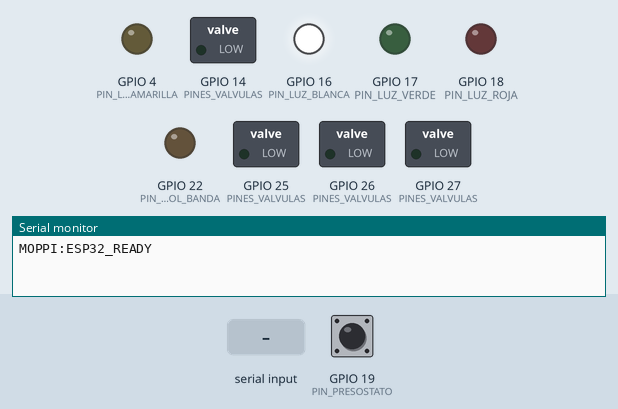
A program run on a simulated ESP32. On the bench: switched loads named in the program (green lamp = pin HIGH), output pins drawn as LEDs (lit = HIGH), the last lines printed to the serial monitor. The inputs (shaded band) are chosen by the test bench; at power-on: GPIO 19 (PIN_PRESOSTATO) HIGH.

Above: at 1.2 s.
1.3 s: "BANDA:ON\n" received over Serial
At 1.9 s:
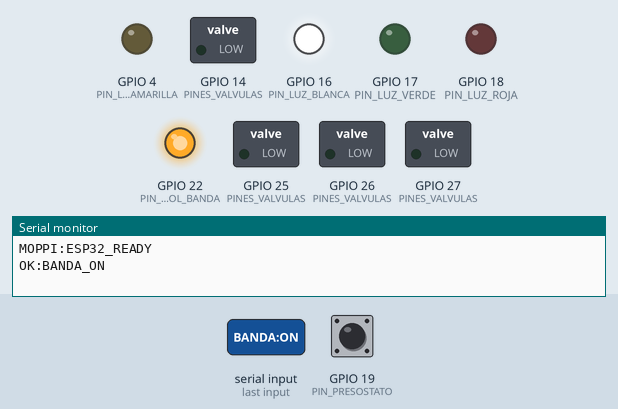
2.8 s: "ACT:\n" received over Serial
At 3.9 s:
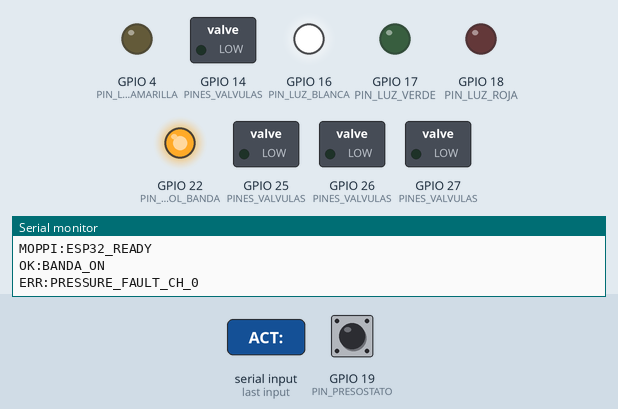
Timing chart, 0 to 5.8 s (numbered marks = the images above; inputs shaded):
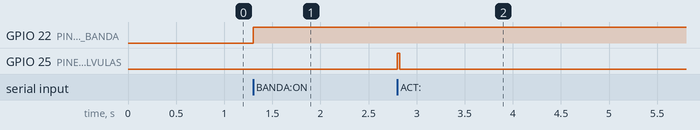

Measured:
- after the input at 1.3 s, GPIO 22 (PIN_CONTROL_BANDA): LOW → HIGH at once
- after the input at 2.8 s, GPIO 25 (PINES_VALVULAS): LOW → HIGH at once, → LOW 0.02 s later

The program:

main.cpp
```cpp
/**
 * @file main.cpp
 * @brief Firmware ESP32 Esclavo para Actuación Mecatrónica Neumática (MOPPI v1.7.0)
 *
 * Gestiona:
 * 1. Control de 4 canales de electroválvulas con extensión y rearmado de pulso continuo (millis()).
 * 2. Control de tracción de banda transportadora (BANDA:ON, BANDA:OFF en GPIO 22).
 * 3. Señalización óptica con luces piloto industriales (24V): ROJA (18), VERDE (17), BLANCA (16), AMARILLA (4).
 * 4. Lectura analógica de transductores de presión en manifold (GPIOs 34, 35, 32, 33) y presostato digital (GPIO 19).
 * 5. Protocolo serial bidireccional delimitado por '\n' a 115200 baudios.
 */

#include <Arduino.h>

// =====================================================================
// 1. CONFIGURACIÓN DE PINES Y CONSTANTES (MAPEO CONSOLIDADO)
// =====================================================================

static const uint8_t NUM_CANALES = 4;
static const unsigned long TIEMPO_PULSO_DEFAULT_MS = 20;

// Mapeo de pines GPIO para las 4 electroválvulas neumáticas
static const uint8_t PINES_VALVULAS[NUM_CANALES] = {
    25,  // Canal 0
    26,  // Canal 1
    27,  // Canal 2
    14   // Canal 3
};

// Habilitación de tracción de banda transportadora
static const uint8_t PIN_CONTROL_BANDA = 22;

// Luces piloto de estado industrial (24V vía transistores / drivers)
static const uint8_t PIN_LUZ_ROJA     = 18;
static const uint8_t PIN_LUZ_VERDE    = 17;
static const uint8_t PIN_LUZ_BLANCA   = 16;
static const uint8_t PIN_LUZ_AMARILLA = 4;

// Entradas analógicas de presión en galería/manifold (0..4095)
static const uint8_t PINES_PRESION[NUM_CANALES] = {
    34,  // Canal 0
    35,  // Canal 1
    32,  // Canal 2
    33   // Canal 3
};

// Pin del presostato digital en la galería del manifold
// INPUT_PULLUP: LOW = Presión adecuada en galería, HIGH = Falla o descompresión
static const uint8_t PIN_PRESOSTATO = 19;

// =====================================================================
// 2. ESTRUCTURA DE ESTADO DE CANALES
// =====================================================================

struct CanalValvula {
    uint8_t pin;
    bool activo;
    unsigned long tiempoActivacion;
    bool pendienteVerificacionPresion;
};

static CanalValvula canales[NUM_CANALES];

// Buffer para recepción serial no bloqueante
static const size_t BUFFER_SERIAL_LEN = 64;
static char bufferSerial[BUFFER_SERIAL_LEN];
static size_t indiceBuffer = 0;

// =====================================================================
// 3. DECLARACIÓN DE FUNCIONES AUXILIARES
// =====================================================================

void procesarComando(const char* comando);
void desactivarTodosLosCanales();
void dispararCanal(uint8_t canal);
void conmutarPiloto(const char* color);
void leerSerialNoBloqueante();
void actualizarTemporizadores();

// =====================================================================
// 4. SETUP Y LOOP
// =====================================================================

void setup() {
    Serial.begin(115200);
    while (!Serial && millis() < 1000) {
        // Breve espera para estabilización en arranque
    }

    // Configurar pines de electroválvulas como salidas en LOW
    for (uint8_t i = 0; i < NUM_CANALES; i++) {
        canales[i].pin = PINES_VALVULAS[i];
        canales[i].activo = false;
        canales[i].tiempoActivacion = 0;
        canales[i].pendienteVerificacionPresion = false;

        pinMode(canales[i].pin, OUTPUT);
        digitalWrite(canales[i].pin, LOW);
    }

    // Configurar tracción de banda transportadora
    pinMode(PIN_CONTROL_BANDA, OUTPUT);
    digitalWrite(PIN_CONTROL_BANDA, LOW);

    // Configurar luces piloto de señalización (por defecto standby: BLANCO encendido)
    pinMode(PIN_LUZ_ROJA, OUTPUT);
    digitalWrite(PIN_LUZ_ROJA, LOW);

    pinMode(PIN_LUZ_VERDE, OUTPUT);
    digitalWrite(PIN_LUZ_VERDE, LOW);

    pinMode(PIN_LUZ_BLANCA, OUTPUT);
    digitalWrite(PIN_LUZ_BLANCA, HIGH);

    pinMode(PIN_LUZ_AMARILLA, OUTPUT);
    digitalWrite(PIN_LUZ_AMARILLA, LOW);

    // Configurar entradas de presión analógica
    for (uint8_t i = 0; i < NUM_CANALES; i++) {
        pinMode(PINES_PRESION[i], INPUT);
    }

    // Configurar presostato digital con pull-up interna
    pinMode(PIN_PRESOSTATO, INPUT_PULLUP);

    Serial.println("MOPPI:ESP32_READY");
}

void loop() {
    // 1. Lectura y ensamblado no bloqueante de tramas seriales
    leerSerialNoBloqueante();

    // 2. Control de apagado automático de pulsos de 20ms y chequeo de presostato
    actualizarTemporizadores();
}

// =====================================================================
// 5. IMPLEMENTACIÓN DE FUNCIONES
// =====================================================================

void leerSerialNoBloqueante() {
    while (Serial.available() > 0) {
        char c = (char)Serial.read();

        if (c == '\n' || c == '\r') {
            if (indiceBuffer > 0) {
                bufferSerial[indiceBuffer] = '\0';
                procesarComando(bufferSerial);
                indiceBuffer = 0;
            }
        } else {
            if (indiceBuffer < BUFFER_SERIAL_LEN - 1) {
                bufferSerial[indiceBuffer++] = c;
            } else {
                indiceBuffer = 0;
            }
        }
    }
}

void procesarComando(const char* comando) {
    // Comando PING -> PONG
    if (strcmp(comando, "PING") == 0) {
        Serial.println("PONG");
        return;
    }

    // Comando STOP -> Desactiva todas las válvulas inmediatamente
    if (strcmp(comando, "STOP") == 0) {
        desactivarTodosLosCanales();
        digitalWrite(PIN_CONTROL_BANDA, LOW);
        Serial.println("OK:STOP");
        return;
    }

    // Tracción de banda transportadora
    if (strcmp(comando, "BANDA:ON") == 0) {
        digitalWrite(PIN_CONTROL_BANDA, HIGH);
        Serial.println("OK:BANDA_ON");
        return;
    }
    if (strcmp(comando, "BANDA:OFF") == 0) {
        digitalWrite(PIN_CONTROL_BANDA, LOW);
        Serial.println("OK:BANDA_OFF");
        return;
    }

    // Señalización de luces piloto: PILOT:<COLOR>
    if (strncmp(comando, "PILOT:", 6) == 0) {
        conmutarPiloto(comando + 6);
        return;
    }

    // Comando ACT:<canal> -> Activa o reengancha el pulso del canal especificado
    if (strncmp(comando, "ACT:", 4) == 0) {
        int canal = atoi(comando + 4);
        if (canal >= 0 && canal < NUM_CANALES) {
            dispararCanal((uint8_t)canal);
        } else {
            Serial.print("ERR:INVALID_CHANNEL_");
            Serial.println(canal);
        }
        return;
    }

    // Comando desconocido
    Serial.print("ERR:UNKNOWN_CMD_");
    Serial.println(comando);
}

void conmutarPiloto(const char* color) {
    if (strcmp(color, "RED") == 0) {
        digitalWrite(PIN_LUZ_ROJA, HIGH);
        digitalWrite(PIN_LUZ_VERDE, LOW);
        digitalWrite(PIN_LUZ_BLANCA, LOW);
        digitalWrite(PIN_LUZ_AMARILLA, LOW);
        Serial.println("OK:PILOT:RED");
    } else if (strcmp(color, "GREEN") == 0) {
        digitalWrite(PIN_LUZ_ROJA, LOW);
        digitalWrite(PIN_LUZ_VERDE, HIGH);
        digitalWrite(PIN_LUZ_BLANCA, LOW);
        digitalWrite(PIN_LUZ_AMARILLA, LOW);
        Serial.println("OK:PILOT:GREEN");
    } else if (strcmp(color, "WHITE") == 0) {
        digitalWrite(PIN_LUZ_ROJA, LOW);
        digitalWrite(PIN_LUZ_VERDE, LOW);
        digitalWrite(PIN_LUZ_BLANCA, HIGH);
        digitalWrite(PIN_LUZ_AMARILLA, LOW);
        Serial.println("OK:PILOT:WHITE");
    } else if (strcmp(color, "YELLOW") == 0) {
        digitalWrite(PIN_LUZ_ROJA, LOW);
        digitalWrite(PIN_LUZ_VERDE, LOW);
        digitalWrite(PIN_LUZ_BLANCA, LOW);
        digitalWrite(PIN_LUZ_AMARILLA, HIGH);
        Serial.println("OK:PILOT:YELLOW");
    } else {
        Serial.print("ERR:UNKNOWN_PILOT_COLOR_");
        Serial.println(color);
    }
}

/**
 * Extensión y Rearmado de Pulso Continuo:
 * Si el canal ya se encuentra activo (canales[canal].activo == true), refresca
 * tiempoActivacion = millis() sin apagar el pin físico, logrando una descarga
 * de aire ininterrumpida ante defectos sucesivos cercanos.
 */
void dispararCanal(uint8_t canal) {
    if (canales[canal].activo) {
        canales[canal].tiempoActivacion = millis();
        return;
    }

    canales[canal].activo = true;
    canales[canal].tiempoActivacion = millis();
    canales[canal].pendienteVerificacionPresion = true;

    // Encender electroválvula física
    digitalWrite(canales[canal].pin, HIGH);
}

void desactivarTodosLosCanales() {
    for (uint8_t i = 0; i < NUM_CANALES; i++) {
        digitalWrite(canales[i].pin, LOW);
        canales[i].activo = false;
        canales[i].pendienteVerificacionPresion = false;
    }
}

void actualizarTemporizadores() {
    unsigned long ahora = millis();

    for (uint8_t i = 0; i < NUM_CANALES; i++) {
        if (canales[i].activo) {
            if (ahora - canales[i].tiempoActivacion >= TIEMPO_PULSO_DEFAULT_MS) {
                // Apagar electroválvula tras expirar tiempo acumulado del pulso
                digitalWrite(canales[i].pin, LOW);
                canales[i].activo = false;

                if (canales[i].pendienteVerificacionPresion) {
                    canales[i].pendienteVerificacionPresion = false;
                    int estadoPresostato = digitalRead(PIN_PRESOSTATO);

                    if (estadoPresostato == HIGH) {
                        Serial.print("ERR:PRESSURE_FAULT_CH_");
                        Serial.println(i);
                    } else {
                        Serial.print("OK:");
                        Serial.println(i);
                    }
                }
            }
        }
    }
}
```
